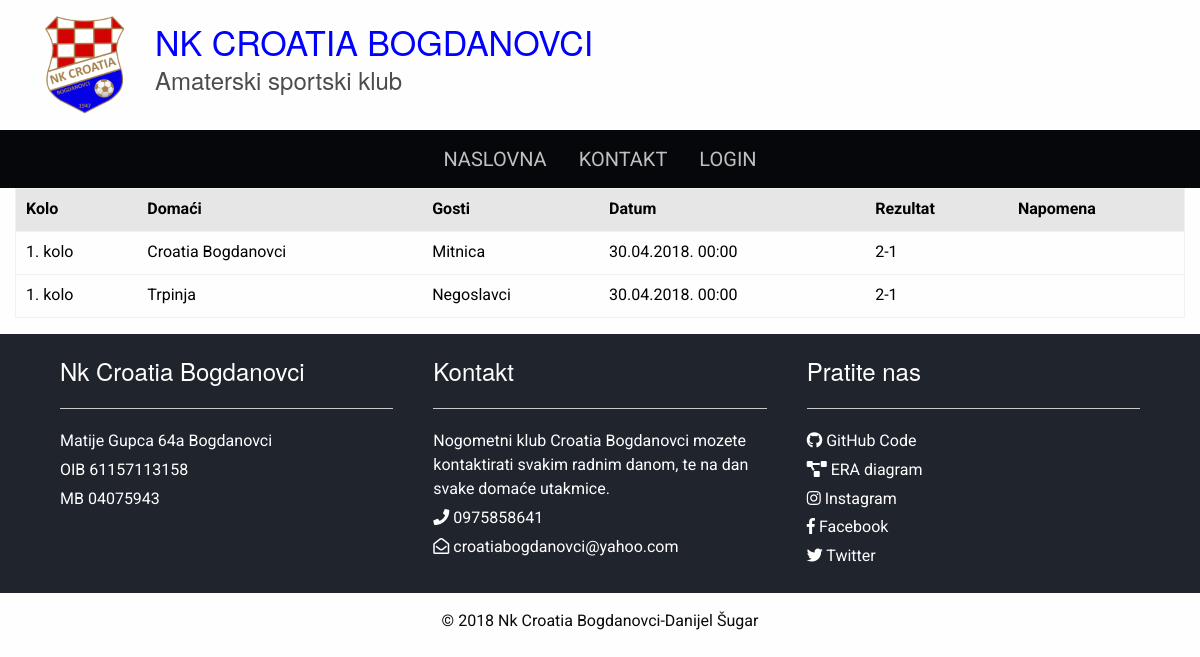
Page /schedule.php on the committed database.
### tables this page shows
create table utakmica(
sifra int not null primary key auto_increment,
naziv varchar(30) not null,
klub1 int not null,
klub2 int not null,
rezultat varchar(200),
datumodigravanja datetime not null,
napomena varchar(200)
);

create table klub(
sifra int not null primary key auto_increment,
naziv varchar(50) not null,
brojbodova int not null,
zabijenihgolova int not null,
primljenihgolova int not null,
pobjeda int not null,
nerijesenih int not null,
izgubljenih int not null
);

### schedule.php (the view, shortened to what this page needs)
<?php include_once "configuration.php";
?>
<!doctype html>
<html class="no-js" lang="en" dir="ltr">
<head>
  <?php include_once "template/head.php"; ?>
</head>
<body>
  <?php
    $query = $connect->prepare("
      select a.sifra, a.naziv, b.naziv as domaci, c.naziv as gost, a.rezultat, a.datumodigravanja, a.napomena
      from utakmica a
      inner join klub b
      on a.klub1=b.sifra
      inner join klub c
      on a.klub2=c.sifra
      order by naziv");
    $query->execute();
    $result = $query->fetchAll(PDO::FETCH_OBJ);
  ?>
  <?php include_once "template/header.php" ?>
  <?php include_once "template/navbar.php"; ?>
  <div class="grid-container">
    <div class="grid-x schedule align-center">
      <table class="responsive-card-table unstriped">
        <thead>
          <th>Kolo</th>
          <th>Domaći</th>
          <th>Gosti</th>
          <th>Datum</th>
          <th>Rezultat</th>
          <th>Napomena</th>
        </thead>
        <tbody>
          <?php foreach($result as $row): ?>
            <tr>
              <td data-label="Kolo"><?php echo $row->naziv ?></td>
              <td data-label="Domaći"><?php echo $row->domaci ?></td>
              <td data-label="Gosti"><?php echo $row->gost ?></td>
              <td data-label="Datum"><?php echo ($row->datumodigravanja!=null) ? date("d.m.Y. H:i",strtotime($row->datumodigravanja)) : "Nije definirano "; ?></td>
              <td data-label="Rezultat"><?php echo $row->rezultat; ?></td>
              <td data-label="Napomena"><?php echo $row->napomena ?></td>
            </tr>
          <?php endforeach; ?>
        </tbody>
      </table>
    </div>
  </div>
  <?php include_once "template/footer.php"; ?>
</body>
</html>

### css/responsive-tables.css (style rules this page uses)
.responsive-card-table { border-collapse: collapse; }
.responsive-card-table.unstriped tbody { background-color: transparent; }
.responsive-card-table th { background-color: #e6e6e6; }
.responsive-card-table tr, .responsive-card-table th, .responsive-card-table td { border: 1px solid #0a0a0a; color:black; }

### css/app.css (style rules this page uses)
body { font-family: 'Roboto', sans-serif; position: relative; background-image: url("../img/blue-white.jpg"); background-size: cover; background-repeat: no-repeat; overflow-x: hidden; }
.responsive-card-table td, .responsive-card-table th, .responsive-card-table tr { border: 0px; }

### rows in the picture
utakmica: naziv "1. kolo", klub1.naziv "Croatia Bogdanovci", klub2.naziv "Mitnica", datumodigravanja "30.04.2018. 00:00", rezultat "2-1"
utakmica: naziv "1. kolo", klub1.naziv "Trpinja", klub2.naziv "Negoslavci", datumodigravanja "30.04.2018. 00:00", rezultat "2-1"

### other values in the picture
$label "NASLOVNA KONTAKT LOGIN"
